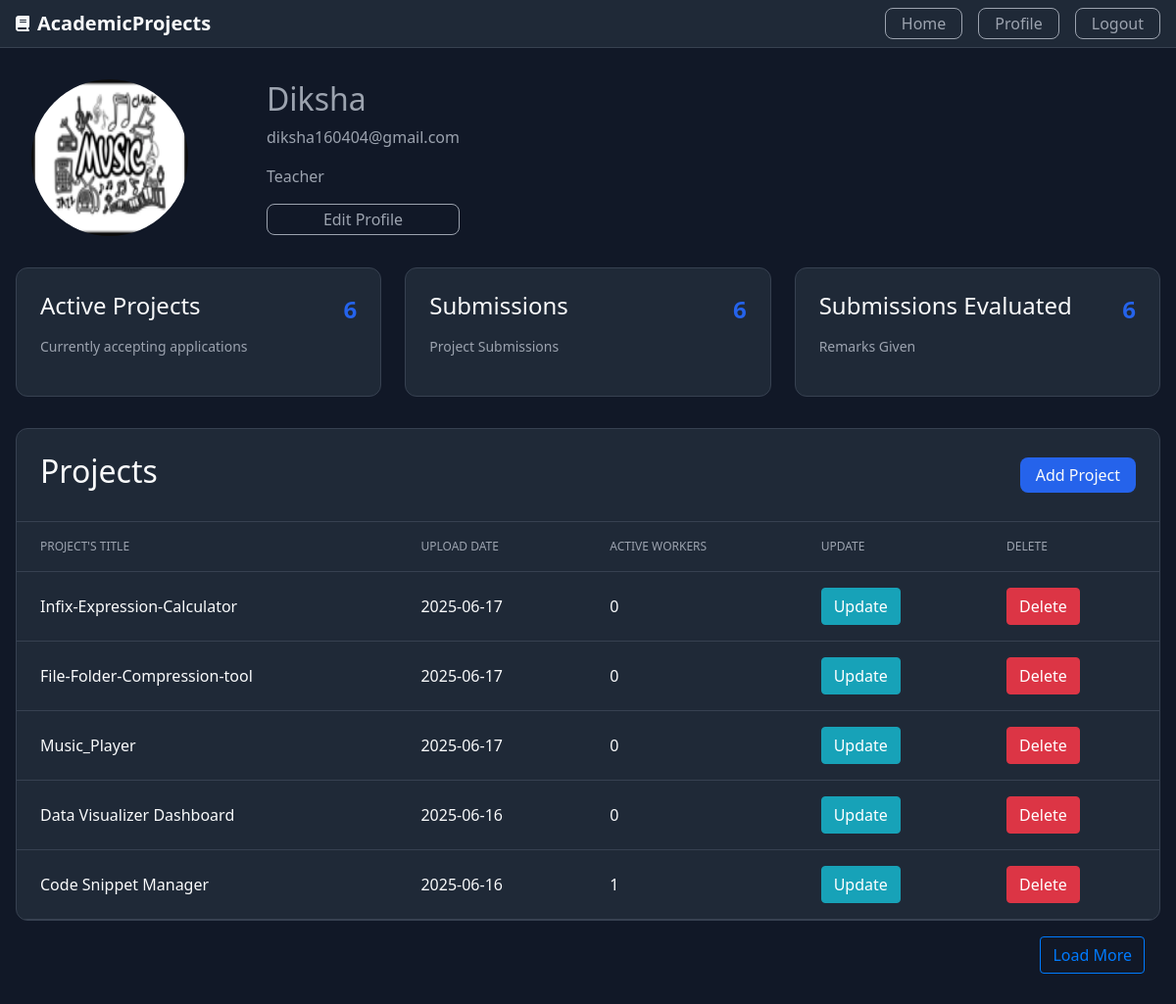
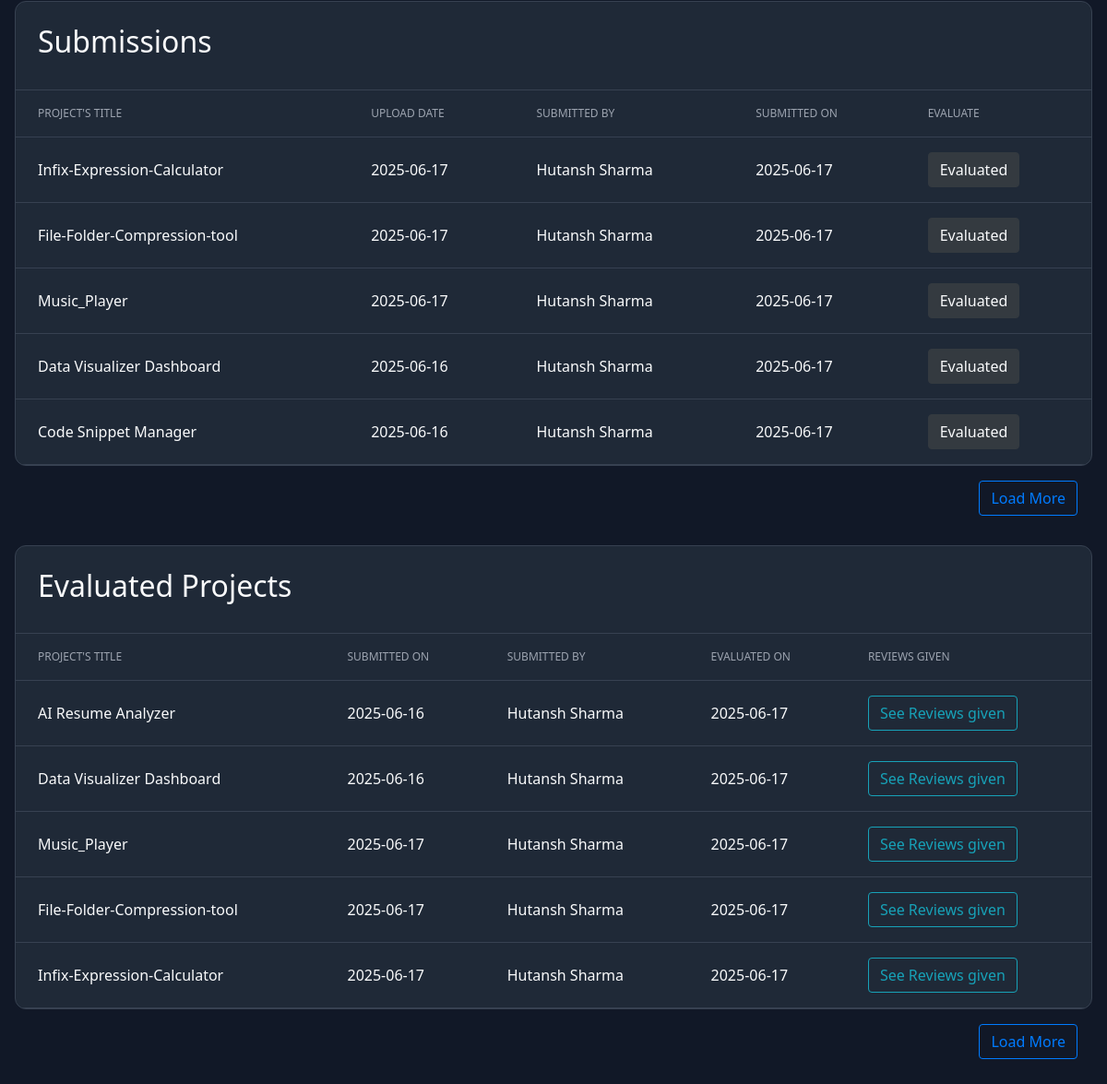
The page /profile (signed in) on the database its author committed (2 pictures, top to bottom).
### Project/models.py (models this page shows, shortened)
class User(db.Model,UserMixin):
    id=db.Column(db.Integer,primary_key=True)
    username=db.Column(db.String(30),unique=True,nullable=False)
    email=db.Column(db.String(30),unique=True,nullable=False)
    password=db.Column(db.String(80),unique=False,nullable=False)
    total_projects=db.Column(db.Integer,nullable=False,default=0)
    total_projects_taken=db.Column(db.Integer,nullable=False,default=0)
    total_projects_submitted=db.Column(db.Integer,nullable=False,default=0)
    total_projects_evaluated=db.Column(db.Integer,nullable=False,default=0)
    profile_picture=db.Column(db.String(80),nullable=False,default="default.png")
    role=db.Column(db.String(80),nullable=False)
    project=db.relationship("Project",backref="user",lazy=True,cascade="all,delete")
    submission=db.relationship("Submission",backref="user",lazy=True,cascade="all,delete")
    evaluation=db.relationship("Evaluation",backref="user",lazy=True,cascade="all,delete")
    project_taken=db.relationship("Project_Taken",backref="user",lazy=True,cascade="all,delete")

class Project(db.Model):
    id=db.Column(db.Integer,primary_key=True)
    title=db.Column(db.String(100),nullable=False)
    description=db.Column(db.Text,nullable=False)
    skills=db.Column(db.Text,nullable=False)
    descriptive_pdf=db.Column(db.String(80),nullable=False,default='No pdf')
    user_count=db.Column(db.Integer,nullable=False,default=0)
    created_at=db.Column(db.DateTime,nullable=False,default=datetime.utcnow)
    created_by=db.Column(db.Integer,db.ForeignKey('user.id'))
    submission=db.relationship('Submission',backref='project',lazy=True,cascade="all,delete")
    evaluation=db.relationship('Evaluation',backref='project',lazy=True,cascade="all,delete")
    project_taken_by=db.relationship('Project_Taken',backref='project',lazy=True,cascade="all,delete")

class Submission(db.Model):
    id=db.Column(db.Integer,primary_key=True)
    submitted_at=db.Column(db.DateTime,nullable=False,default=datetime.utcnow)
    submission_link=db.Column(db.Text,nullable=False)
    info=db.Column(db.Text)
    project_id=db.Column(db.Integer,db.ForeignKey('project.id'))
    student_id=db.Column(db.Integer,db.ForeignKey('user.id'))
    evaluation=db.relationship('Evaluation',backref='submission',lazy=True,cascade="all,delete")

class Evaluation(db.Model):
    id=db.Column(db.Integer,primary_key=True)
    score=db.Column(db.Integer,nullable=False)
    feedback=db.Column(db.Text,nullable=False)
    evaluated_at=db.Column(db.DateTime,nullable=False,default=datetime.utcnow)
    submission_id=db.Column(db.Integer,db.ForeignKey('submission.id'),unique=True)
    project_id=db.Column(db.Integer,db.ForeignKey('project.id'))
    evaluated_by=db.Column(db.Integer,db.ForeignKey('user.id'))

### Project/routes.py (the view, shortened to what this page needs)
@app.route("/profile")
@login_required
def profile():
    img_src=url_for("static",filename="/profile_pics/"+current_user.profile_picture)
    if current_user.role=='teacher':
        project_loadmore=False
        submission_loadmore=False
        evaluation_loadmore=False
        projects=current_user.project
        if len(projects)>5:
            project_loadmore=True
        submissions=[]
        for i in projects:
            submission=Submission.query.filter_by(project=i).all()
            submissions.extend(submission)
        projects.reverse()
        submissions.reverse()
        if len(submissions)>5:
            submission_loadmore=True
        evaluation=current_user.evaluation
        evaluation.reverse()
        if len(evaluation)>5:
            evaluation_loadmore=True
        return render_template("profile_teacher.html",img_src=img_src,projects=projects[:5],submissions=submissions[:5],
                               evaluation=evaluation[:5],plm=project_loadmore,slm=submission_loadmore,elm=evaluation_loadmore)

### Project/models.py (called while the page is built)
@loginmanager.user_loader
def user_loader(user_id):
    user=User.query.get(user_id)
    return user

### Project/templates/profile_teacher.html (shortened to what this page needs)
{% extends "layout.html" %}
{% block content %}
    <main class="container dashboard">
    <div class="profile-header">
      <img class="rounded-circle account-img img-profile" src="{{img_src}}">
      <div class="details">
        <h2>{{current_user.username}}</h2>
        <p>{{current_user.email}}</p>
        <p>{{current_user.role.capitalize()}}</p>
        <a class="button" href="{{url_for('update_profile')}}">Edit Profile</a>
      </div>
    </div>
    <div class="proj-grid">
      <div class="proj-card">
        <div class="proj-content">
          <h4>Active Projects</h4>
          <span class="proj-number">{{current_user.total_projects}}</span>
        </div>
        <p>Currently accepting applications</p>
      </div>
      <div class="proj-card">
        <div class="proj-content">
          <h4>Submissions</h4>
          <span class="proj-number">{{current_user.total_projects_submitted}}</span>
        </div>
        <p>Project Submissions</p>
      </div>
      <div class="proj-card">
        <div class="proj-content">
          <h4>Submissions Evaluated</h4>
          <span class="proj-number">{{current_user.total_projects_evaluated}}</span>
        </div>
        <p>Remarks Given</p>
      </div>
    </div>
    <div class="projects-table-outer">
    <div class="projects-table-container">
      <div class="table-header">
        <h2>Projects</h2>
        <a class="button button-diff" href="{{url_for('add_project')}}">Add Project</a>
      </div>
      <div class="table-responsive">
        <table>
          <thead>
            <tr>
              <th>Project's Title</th>
              <th>Upload Date</th>
              <th>Active Workers</th>
              <th>Update</th>
              <th>Delete</th>
            </tr>
          </thead>
          <tbody>
              {% for i in projects %}
              <tr>
                <td>{{i.title}}</td>
                <td>{{i.created_at.strftime("%Y-%m-%d")}}</td>
                <td>{{i.user_count}}</td>
                <td><a class="btn btn-info" href="{{url_for('update_project',project_id=i.id)}}">Update</a></td>
                <td><button type="button" class="btn btn-danger" data-toggle="modal" data-target="#deleteModal">Delete</button>
                </td>
              </tr>
              {% endfor %}
          </tbody>
        </table>
      </div>
    </div>
    <div class="outer-position-btn">
    {% if plm %}
      <a class="btn btn-outline-primary position-btn" href="{{url_for('more_info')}}">Load More</a>
    {% endif %}
    </div>
    </div>
    <div class="projects-table-outer">
    <div class="projects-table-container">
      <div class="table-header">
        <h2>Submissions</h2>
      </div>
      <div class="table-responsive">
        <table>
          <thead>
            <tr>
              <th>Project's Title</th>
              <th>Upload Date</th>
              <th>Submitted by</th>
              <th>Submitted on</th>
              <th>Evaluate</th>
            </tr>
          </thead>
          <tbody>
              {% for i in submissions %}
              <tr>
                <td>{{i.project.title}}</td>
                <td>{{i.project.created_at.strftime("%Y-%m-%d")}}</td>
                <td>{{i.user.username}}</td>
                <td>{{i.submitted_at.strftime("%Y-%m-%d")}}</td>
                {% if i.evaluation %}
                  <td><a class="btn btn-dark" >Evaluated</a></td>
                {% else %}
                  <td><a class="btn btn-outline-success" href="{{url_for('evaluate',id=i.id)}}">Evaluate</a></td>
                {% endif %}
              </tr>
              {% endfor %}
          </tbody>
        </table>
      </div>
    </div>
    <div class="outer-position-btn">
    {% if slm %}
      <a class="btn btn-outline-primary position-btn" href="{{url_for('more_info_submission')}}">Load More</a>
    {% endif %}
    </div>
    </div>
    <div class="projects-table-outer">
    <div class="projects-table-container">
      <div class="table-header">
        <h2>Evaluated Projects</h2>
      </div>
      <div class="table-responsive">
        <table>
          <thead>
            <tr>
              <th>Project's Title</th>
              <th>Submitted on</th>
              <th>Submitted by</th>
              <th>Evaluated on</th>
              <th>Reviews given</th>
            </tr>
          </thead>
          <tbody>
            <tbody>
              {% for i in evaluation %}
              <tr>
                <td>{{i.project.title}}</td>
                <td>{{i.project.created_at.strftime("%Y-%m-%d")}}</td>
                <td>{{i.submission.user.username}}</td>
                <td>{{i.submission.submitted_at.strftime("%Y-%m-%d")}}</td>
                <td><a class="btn btn-outline-info" href="{{url_for('reviews',id=i.id)}}">See Reviews given</a></td>
              </tr>
              {% endfor %}
          </tbody>
          </tbody>
        </table>
      </div>
    </div>
    <div class="outer-position-btn">
    {% if elm %}
      <a class="btn btn-outline-primary position-btn" href="{{url_for('more_info_evaluation')}}">Load More</a>
    {% endif %}
    </div>
    </div>
  </main>
{% endblock content %}

### Project/static/styles.css (style rules this page uses)
:root { --color-bg: #111827; --color-bg-secondary: #1f2937; --color-text: #f9fafb; --color-text-secondary: #9ca3af; --color-border: #374151; --color-primary: #2563eb; --color-primary-hover: #1d4ed8; --color-success: #065f46; --color-success-text: #a7f3d0; }
* { margin: 0; padding: 0; box-sizing: border-box; }
body { font-family: system-ui, -apple-system, sans-serif; background-color: var(--color-bg); color: var(--color-text); line-height: 1.5; }
.container { max-width: 1280px; margin: 0 auto; padding: 0 1rem; }
.button { color: var(--color-text-secondary); text-decoration: none; display: flex; justify-content: center; align-items: center; height: 2rem; padding: 0.125rem 1rem; border-radius: 0.5rem; border: solid 0.1rem; border-color: var(--color-text-secondary); transition: all 0.2s; }
.button-diff { color: var(--color-text); border: 0; height:2.25rem; margin-left: 0.5rem; background-color: var(--color-primary); }
.profile-header { margin: 2rem 0 2rem 1rem; display: flex; }
.details { display: flex; margin-left: 5rem; flex-direction: column; justify-content: center; color: var(--color-text-secondary); }
.proj-grid { display: grid; grid-template-columns: repeat(auto-fit, minmax(200px, 1fr)); gap: 1.5rem; margin-bottom: 2rem; }
.proj-card { background-color: var(--color-bg-secondary); padding: 1.5rem; border-radius: 0.75rem; border: 1px solid var(--color-border); }
.proj-content { display: flex; justify-content: space-between; align-items: center; margin-bottom: 0.5rem; }
.proj-number { font-size: 1.5rem; font-weight: bold; color: var(--color-primary); }
.proj-card p { color: var(--color-text-secondary); font-size: 0.875rem; }
.projects-table-container { background-color: var(--color-bg-secondary); border-radius: 0.75rem; border: 1px solid var(--color-border); overflow: hidden; }
.projects-table-outer { margin-bottom: 2rem; }
.position-btn { margin-top: 1rem; margin-right: 1rem; }
.outer-position-btn { display: flex; justify-content: end; }
.table-header { padding: 1.5rem; border-bottom: 1px solid var(--color-border); display: flex; justify-content: space-between; align-items: center; }
.table-responsive { overflow-x: auto; }
table { width: 100%; border-collapse: collapse; }
th, td { padding: 1rem 1.5rem; text-align: left; border-bottom: 1px solid var(--color-border); }
th { font-size: 0.75rem; text-transform: uppercase; color: var(--color-text-secondary); font-weight: 500; }
td { color: var(--color-text); }
.img-profile { width: 10rem; height: 10rem }

### rows shown on the page
User: username "Diksha", email "diksha160404@gmail.com", role "Teacher", total_projects "6", total_projects_submitted "6", total_projects_evaluated "6"
Project: title "Infix-Expression-Calculator", created_at "2025-06-17", user_count "0"
Project: title "File-Folder-Compression-tool", created_at "2025-06-17", user_count "0"
Project: title "Music_Player", created_at "2025-06-17", user_count "0"
Project: title "Data Visualizer Dashboard", created_at "2025-06-16", user_count "0"
Project: title "Code Snippet Manager", created_at "2025-06-16", user_count "1"
Submission: project "Infix-Expression-Calculator", project.created_at "2025-06-17", user.username "Hutansh Sharma", submitted_at "2025-06-17"
Submission: project "File-Folder-Compression-tool", project.created_at "2025-06-17", user.username "Hutansh Sharma", submitted_at "2025-06-17"
Submission: project "Music_Player", project.created_at "2025-06-17", user.username "Hutansh Sharma", submitted_at "2025-06-17"
Submission: project "Data Visualizer Dashboard", project.created_at "2025-06-16", user.username "Hutansh Sharma", submitted_at "2025-06-17"
Submission: project "Code Snippet Manager", project.created_at "2025-06-16", user.username "Hutansh Sharma", submitted_at "2025-06-17"
Evaluation: project "AI Resume Analyzer", project.created_at "2025-06-16", submission.user.username "Hutansh Sharma", submission.submitted_at "2025-06-17"
Evaluation: project "Data Visualizer Dashboard", project.created_at "2025-06-16", submission.user.username "Hutansh Sharma", submission.submitted_at "2025-06-17"
Evaluation: project "Music_Player", project.created_at "2025-06-17", submission.user.username "Hutansh Sharma", submission.submitted_at "2025-06-17"
Evaluation: project "File-Folder-Compression-tool", project.created_at "2025-06-17", submission.user.username "Hutansh Sharma", submission.submitted_at "2025-06-17"
Evaluation: project "Infix-Expression-Calculator", project.created_at "2025-06-17", submission.user.username "Hutansh Sharma", submission.submitted_at "2025-06-17"
